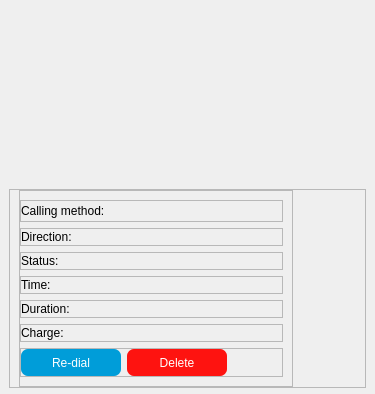
<?xml version="1.0" encoding="UTF-8"?>
<ui version="4.0">
 <class>Qpid::PhoneHistoryView</class>
 <widget class="QWidget" name="Qpid::PhoneHistoryView">
  <property name="geometry">
   <rect>
    <x>0</x>
    <y>0</y>
    <width>375</width>
    <height>394</height>
   </rect>
  </property>
  <property name="windowTitle">
   <string>Form</string>
  </property>
  <property name="styleSheet">
   <string notr="true">#frameMethod #labelLanguageExchange {
	border-image: url(:/images/ui/colored_interpretation.png);
	min-width: 18px;
	min-height: 17px;
	max-width: 18px;
	max-height: 17px;
}

#frameOpetatePanel QPushButton {
	border: 0px;
	color: #ffffff;
	min-height: 27px;
	min-width: 100px;
	border-radius: 7px;
	font-family: Segoe UI;
}

#pushButtonDeleteHistory {
	background: #fe1310;
}

#pushButtonRedialHistory {
	background: #009dd9;
}

#frameDetailPanel QLineEdit {
	border: 0px;
	background: transparent;
}</string>
  </property>
  <layout class="QVBoxLayout" name="verticalLayout">
   <property name="spacing">
    <number>0</number>
   </property>
   <property name="margin">
    <number>0</number>
   </property>
   <item>
    <widget class="QWidget" name="widget" native="true">
     <layout class="QVBoxLayout" name="verticalLayout_7">
      <property name="topMargin">
       <number>0</number>
      </property>
      <property name="bottomMargin">
       <number>0</number>
      </property>
      <item>
       <widget class="Qpid::ContactProfile" name="contactProfile" native="true">
        <property name="minimumSize">
         <size>
          <width>0</width>
          <height>183</height>
         </size>
        </property>
        <property name="maximumSize">
         <size>
          <width>16777215</width>
          <height>183</height>
         </size>
        </property>
       </widget>
      </item>
      <item>
       <widget class="QFrame" name="frameHorizontalMiddle">
        <property name="minimumSize">
         <size>
          <width>0</width>
          <height>0</height>
         </size>
        </property>
        <property name="frameShape">
         <enum>QFrame::StyledPanel</enum>
        </property>
        <property name="frameShadow">
         <enum>QFrame::Raised</enum>
        </property>
        <layout class="QHBoxLayout" name="horizontalLayout">
         <property name="topMargin">
          <number>0</number>
         </property>
         <property name="bottomMargin">
          <number>0</number>
         </property>
         <item>
          <widget class="QFrame" name="frameDetailPanel">
           <property name="frameShape">
            <enum>QFrame::StyledPanel</enum>
           </property>
           <property name="frameShadow">
            <enum>QFrame::Raised</enum>
           </property>
           <layout class="QVBoxLayout" name="verticalLayout_2">
            <property name="leftMargin">
             <number>0</number>
            </property>
            <item>
             <widget class="QFrame" name="frameMethod">
              <property name="frameShape">
               <enum>QFrame::StyledPanel</enum>
              </property>
              <property name="frameShadow">
               <enum>QFrame::Raised</enum>
              </property>
              <layout class="QHBoxLayout" name="horizontalLayout_5">
               <property name="leftMargin">
                <number>0</number>
               </property>
               <property name="topMargin">
                <number>0</number>
               </property>
               <property name="bottomMargin">
                <number>0</number>
               </property>
               <item>
                <widget class="QLabel" name="labelMethodDesp">
                 <property name="minimumSize">
                  <size>
                   <width>100</width>
                   <height>0</height>
                  </size>
                 </property>
                 <property name="maximumSize">
                  <size>
                   <width>100</width>
                   <height>16777215</height>
                  </size>
                 </property>
                 <property name="text">
                  <string>Calling method:</string>
                 </property>
                </widget>
               </item>
               <item>
                <widget class="QLabel" name="labelSourceLanguage">
                 <property name="text">
                  <string/>
                 </property>
                 <property name="scaledContents">
                  <bool>true</bool>
                 </property>
                </widget>
               </item>
               <item>
                <widget class="QLabel" name="labelLanguageExchange">
                 <property name="text">
                  <string/>
                 </property>
                </widget>
               </item>
               <item>
                <widget class="QLabel" name="labelTargetLanguage">
                 <property name="text">
                  <string/>
                 </property>
                 <property name="scaledContents">
                  <bool>true</bool>
                 </property>
                </widget>
               </item>
               <item>
                <spacer name="horizontalSpacer_2">
                 <property name="orientation">
                  <enum>Qt::Horizontal</enum>
                 </property>
                 <property name="sizeHint" stdset="0">
                  <size>
                   <width>40</width>
                   <height>20</height>
                  </size>
                 </property>
                </spacer>
               </item>
              </layout>
             </widget>
            </item>
            <item>
             <widget class="QFrame" name="frameDirection">
              <property name="frameShape">
               <enum>QFrame::StyledPanel</enum>
              </property>
              <property name="frameShadow">
               <enum>QFrame::Raised</enum>
              </property>
              <layout class="QHBoxLayout" name="horizontalLayout_6">
               <property name="leftMargin">
                <number>0</number>
               </property>
               <property name="topMargin">
                <number>0</number>
               </property>
               <property name="bottomMargin">
                <number>0</number>
               </property>
               <item>
                <widget class="QLabel" name="labelDirectionDesp">
                 <property name="minimumSize">
                  <size>
                   <width>100</width>
                   <height>0</height>
                  </size>
                 </property>
                 <property name="maximumSize">
                  <size>
                   <width>100</width>
                   <height>16777215</height>
                  </size>
                 </property>
                 <property name="text">
                  <string>Direction:</string>
                 </property>
                </widget>
               </item>
               <item>
                <widget class="QLineEdit" name="lineEditDirection">
                 <property name="contextMenuPolicy">
                  <enum>Qt::NoContextMenu</enum>
                 </property>
                 <property name="readOnly">
                  <bool>true</bool>
                 </property>
                </widget>
               </item>
              </layout>
             </widget>
            </item>
            <item>
             <widget class="QFrame" name="frameCallStatus">
              <property name="frameShape">
               <enum>QFrame::StyledPanel</enum>
              </property>
              <property name="frameShadow">
               <enum>QFrame::Raised</enum>
              </property>
              <layout class="QHBoxLayout" name="horizontalLayout_7">
               <property name="leftMargin">
                <number>0</number>
               </property>
               <property name="topMargin">
                <number>0</number>
               </property>
               <property name="bottomMargin">
                <number>0</number>
               </property>
               <item>
                <widget class="QLabel" name="labelCallStatusDesp">
                 <property name="minimumSize">
                  <size>
                   <width>100</width>
                   <height>0</height>
                  </size>
                 </property>
                 <property name="maximumSize">
                  <size>
                   <width>100</width>
                   <height>16777215</height>
                  </size>
                 </property>
                 <property name="text">
                  <string>Status:</string>
                 </property>
                </widget>
               </item>
               <item>
                <widget class="QLineEdit" name="lineEditCallStatus">
                 <property name="contextMenuPolicy">
                  <enum>Qt::NoContextMenu</enum>
                 </property>
                 <property name="readOnly">
                  <bool>true</bool>
                 </property>
                </widget>
               </item>
              </layout>
             </widget>
            </item>
            <item>
             <widget class="QFrame" name="frameCallTime">
              <property name="frameShape">
               <enum>QFrame::StyledPanel</enum>
              </property>
              <property name="frameShadow">
               <enum>QFrame::Raised</enum>
              </property>
              <layout class="QHBoxLayout" name="horizontalLayout_8">
               <property name="leftMargin">
                <number>0</number>
               </property>
               <property name="topMargin">
                <number>0</number>
               </property>
               <property name="bottomMargin">
                <number>0</number>
               </property>
               <item>
                <widget class="QLabel" name="labelCallTimeDesp">
                 <property name="minimumSize">
                  <size>
                   <width>100</width>
                   <height>0</height>
                  </size>
                 </property>
                 <property name="maximumSize">
                  <size>
                   <width>100</width>
                   <height>16777215</height>
                  </size>
                 </property>
                 <property name="text">
                  <string>Time:</string>
                 </property>
                </widget>
               </item>
               <item>
                <widget class="QLineEdit" name="lineEditCallTime">
                 <property name="minimumSize">
                  <size>
                   <width>146</width>
                   <height>0</height>
                  </size>
                 </property>
                 <property name="contextMenuPolicy">
                  <enum>Qt::NoContextMenu</enum>
                 </property>
                 <property name="readOnly">
                  <bool>true</bool>
                 </property>
                </widget>
               </item>
              </layout>
             </widget>
            </item>
            <item>
             <widget class="QFrame" name="frameDuration">
              <property name="frameShape">
               <enum>QFrame::StyledPanel</enum>
              </property>
              <property name="frameShadow">
               <enum>QFrame::Raised</enum>
              </property>
              <layout class="QHBoxLayout" name="horizontalLayout_9">
               <property name="leftMargin">
                <number>0</number>
               </property>
               <property name="topMargin">
                <number>0</number>
               </property>
               <property name="bottomMargin">
                <number>0</number>
               </property>
               <item>
                <widget class="QLabel" name="labelDurationDesp">
                 <property name="minimumSize">
                  <size>
                   <width>100</width>
                   <height>0</height>
                  </size>
                 </property>
                 <property name="maximumSize">
                  <size>
                   <width>100</width>
                   <height>16777215</height>
                  </size>
                 </property>
                 <property name="text">
                  <string>Duration:</string>
                 </property>
                </widget>
               </item>
               <item>
                <widget class="QLineEdit" name="lineEditDuration">
                 <property name="contextMenuPolicy">
                  <enum>Qt::NoContextMenu</enum>
                 </property>
                 <property name="readOnly">
                  <bool>true</bool>
                 </property>
                </widget>
               </item>
              </layout>
             </widget>
            </item>
            <item>
             <widget class="QFrame" name="frameDetailCharge">
              <property name="frameShape">
               <enum>QFrame::StyledPanel</enum>
              </property>
              <property name="frameShadow">
               <enum>QFrame::Raised</enum>
              </property>
              <layout class="QHBoxLayout" name="horizontalLayout_2">
               <property name="leftMargin">
                <number>0</number>
               </property>
               <property name="topMargin">
                <number>0</number>
               </property>
               <property name="bottomMargin">
                <number>0</number>
               </property>
               <item>
                <widget class="QLabel" name="labelChargeDesp">
                 <property name="minimumSize">
                  <size>
                   <width>100</width>
                   <height>0</height>
                  </size>
                 </property>
                 <property name="maximumSize">
                  <size>
                   <width>100</width>
                   <height>16777215</height>
                  </size>
                 </property>
                 <property name="text">
                  <string>Charge:</string>
                 </property>
                </widget>
               </item>
               <item>
                <widget class="QLineEdit" name="lineEditCharge">
                 <property name="contextMenuPolicy">
                  <enum>Qt::NoContextMenu</enum>
                 </property>
                 <property name="readOnly">
                  <bool>true</bool>
                 </property>
                </widget>
               </item>
              </layout>
             </widget>
            </item>
            <item>
             <widget class="QFrame" name="frameOpetatePanel">
              <property name="minimumSize">
               <size>
                <width>0</width>
                <height>0</height>
               </size>
              </property>
              <property name="frameShape">
               <enum>QFrame::StyledPanel</enum>
              </property>
              <property name="frameShadow">
               <enum>QFrame::Raised</enum>
              </property>
              <layout class="QHBoxLayout" name="horizontalLayout_10">
               <property name="leftMargin">
                <number>0</number>
               </property>
               <property name="topMargin">
                <number>0</number>
               </property>
               <property name="bottomMargin">
                <number>0</number>
               </property>
               <item>
                <widget class="QPushButton" name="pushButtonRedialHistory">
                 <property name="focusPolicy">
                  <enum>Qt::NoFocus</enum>
                 </property>
                 <property name="text">
                  <string>Re-dial</string>
                 </property>
                </widget>
               </item>
               <item>
                <widget class="QPushButton" name="pushButtonDeleteHistory">
                 <property name="focusPolicy">
                  <enum>Qt::NoFocus</enum>
                 </property>
                 <property name="text">
                  <string>Delete</string>
                 </property>
                </widget>
               </item>
               <item>
                <spacer name="horizontalSpacer_5">
                 <property name="orientation">
                  <enum>Qt::Horizontal</enum>
                 </property>
                 <property name="sizeHint" stdset="0">
                  <size>
                   <width>40</width>
                   <height>20</height>
                  </size>
                 </property>
                </spacer>
               </item>
              </layout>
             </widget>
            </item>
           </layout>
          </widget>
         </item>
         <item>
          <spacer name="horizontalSpacer_3">
           <property name="orientation">
            <enum>Qt::Horizontal</enum>
           </property>
           <property name="sizeHint" stdset="0">
            <size>
             <width>4</width>
             <height>20</height>
            </size>
           </property>
          </spacer>
         </item>
        </layout>
       </widget>
      </item>
      <item>
       <spacer name="verticalSpacer_2">
        <property name="orientation">
         <enum>Qt::Vertical</enum>
        </property>
        <property name="sizeHint" stdset="0">
         <size>
          <width>20</width>
          <height>40</height>
         </size>
        </property>
       </spacer>
      </item>
     </layout>
    </widget>
   </item>
  </layout>
 </widget>
 <customwidgets>
  <customwidget>
   <class>Qpid::ContactProfile</class>
   <extends>QWidget</extends>
   <header>contactprofile.h</header>
   <container>1</container>
  </customwidget>
 </customwidgets>
 <resources>
  <include location="phone.qrc"/>
 </resources>
 <connections/>
</ui>
